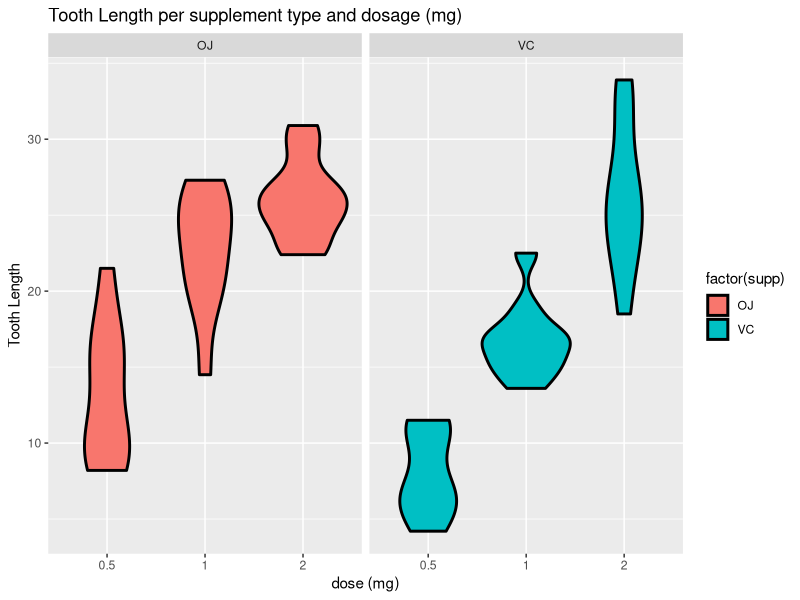
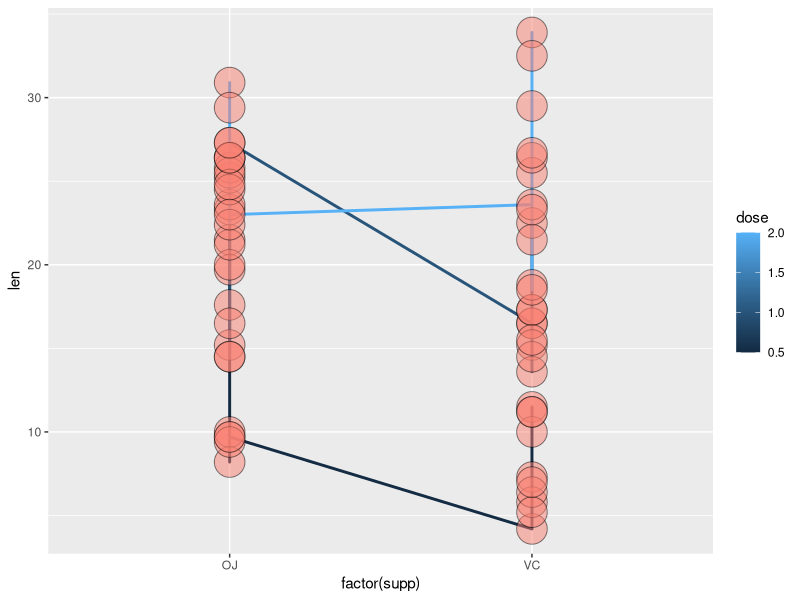

R code for these plots, in order: (Note: this script raises an error after producing the figures.)
## ---- chunk 1
require(datasets)
require(ggplot2)
require(plyr)
      
data(ToothGrowth)
## ---- chunk 2
summary(ToothGrowth)

##aggregate data
ToothGrowth.Summary <- ddply(ToothGrowth,.(dose,supp),summarise,len.avg=mean(len))
        
ggplot(data=ToothGrowth, aes(x=factor(dose), y=len, fill=factor(supp))) +
        facet_grid(. ~ supp) +
        geom_violin(col = "black", size = 1) +
        ylab('Tooth Length') + 
        xlab('dose (mg)') + 
        ggtitle('Tooth Length per supplement type and dosage (mg)')


ggplot(data=ToothGrowth, aes(x = factor(supp), y = len, group = factor(dose))) +
        geom_line(size = 1, aes(colour = dose)) + 
        geom_point(size =10, pch = 21, fill = "salmon", alpha = .5)

## ---- chunk 3

t.test(len ~ supp, paired = F,var.equal=F, data = ToothGrowth)
## ---- chunk 4
tooth.D05 <- subset(ToothGrowth, dose == 0.5)
tooth.D1 <- subset(ToothGrowth, dose == 1.0)
tooth.D2 <- subset(ToothGrowth, dose == 2.0)
## ---- chunk 5
p.D05<- t.test(len ~ supp, paired = F, var.equal= F,data = tooth.D05)$p.value
p.D01 <- t.test(len ~ supp, paired = F, var.equal= F,data = tooth.D1)$p.value
p.D02 <- t.test(len ~ supp, paired = F, var.equal= F,data = tooth.D2)$p.value


e.D02 <- t.test(len ~ supp, paired = F, var.equal= F,data = tooth.D2)$estimate


rbind(        
c('0.5mg conf interval',t.test(len ~ supp, paired = F, var.equal= F,data = tooth.D05)$conf.int),
c('1.0mg conf interval',t.test(len ~ supp, paired = F, var.equal= F,data = tooth.D1)$conf.int),
c('2.0mg conf interval',t.test(len ~ supp, paired = F, var.equal= F,data = tooth.D2)$conf.int)
)

rbind(        
c('0.5mg mean est',t.test(len ~ supp, paired = F, var.equal= F,data = tooth.D05)$estimate),
c('1.0mg mean est',t.test(len ~ supp, paired = F, var.equal= F,data = tooth.D1)$estimate),
c('2.0mg mean est',t.test(len ~ supp, paired = F, var.equal= F,data = tooth.D2)$estimate)
)


## ---- chunk 6
tooth.D05_01 <- subset(ToothGrowth, dose %in% c(0.5,1.0))
tooth.D05_02 <- subset(ToothGrowth, dose %in% c(0.5,2.0))
tooth.D01_02 <- subset(ToothGrowth, dose %in% c(1.0,2.0))
## ---- chunk 7
p.D05_01 <- t.test(len ~ dose, paired = F, var.equal= F,data = tooth.D05_01)$p.value
p.D05_02 <- t.test(len ~ dose, paired = F, var.equal= F,data = tooth.D05_02)$p.value
p.D01_02 <- t.test(len ~ dose, paired = F, var.equal= F,data = tooth.D01_02)$p.value

rbind(
c('Description','Confidence Interval Lower', 'Confidence Interval Upper'),
c('0.5mg-1mg',t.test(len ~ dose, paired = F, var.equal= F,data = tooth.D05_01)$conf.int),
c('0.5mg-2mg',t.test(len ~ dose, paired = F, var.equal= F,data = tooth.D05_02)$conf.int),
c('1mg-2mg',t.test(len ~ dose, paired = F, var.equal= F,  data = tooth.D01_02)$conf.int)
)

